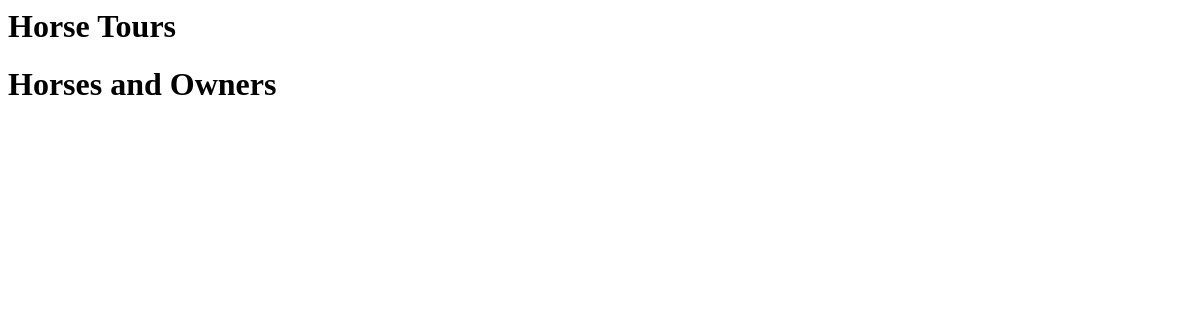
The app's page /tours/, older data.
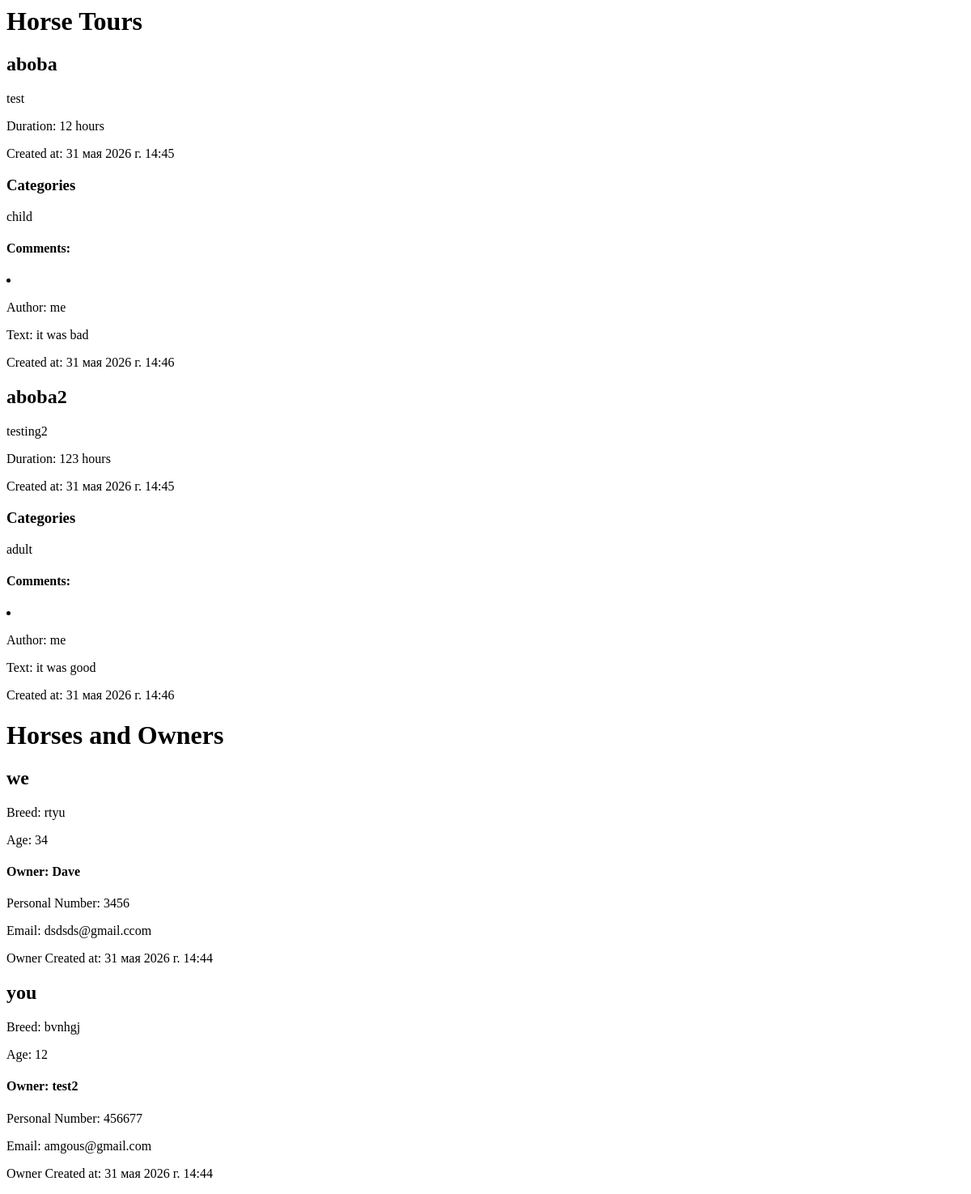
The same page, newer data.
### race/models.py (models this page shows, shortened)
class HorseTour(models.Model):
    title = models.CharField(max_length=100, verbose_name='Название тура')
    description = models.TextField(verbose_name='Описание тура')
    duration_hours = models.IntegerField(verbose_name='Продолжительность (часы)')
    categories = models.ManyToManyField(HorseTourCategory, verbose_name='Категории тура', related_name='tours')
    created_at = models.DateTimeField(auto_now_add=True)

class HorseTourCategory(models.Model):
    name = models.CharField(max_length=100, verbose_name='Название категории')
    created_at = models.DateTimeField(auto_now_add=True)

class Comment(models.Model):
    tour = models.ForeignKey(HorseTour, on_delete=models.CASCADE, verbose_name='Тур',related_name='comments')
    author = models.CharField(max_length=100, verbose_name='Автор')
    text = models.TextField(verbose_name='Текст комментария')
    created_at = models.DateTimeField(auto_now_add=True)

class Horse(models.Model):
    name = models.CharField(max_length=100, verbose_name='Имя лошади')
    breed = models.CharField(max_length=100, verbose_name='Порода')
    age = models.IntegerField(verbose_name='Возраст')
    person = models.OneToOneField(Person, on_delete=models.CASCADE, verbose_name='Владелец', related_name='horse', null=True, blank=True)

class Person(models.Model):
    name = models.CharField(max_length=100, verbose_name='Имя')
    personal_number = models.CharField(max_length=20, verbose_name='Персональный номер')
    email = models.EmailField(verbose_name='Email', blank=True)
    created_at = models.DateTimeField(auto_now_add=True)

### race/views.py (the view)
# urls.py: path('tours/', views.tour_list_view, name='tour_list'),
def tour_list_view(request):
    if request.method == "GET":
        tours = models.HorseTour.objects.all()
        person_horses = models.Horse.objects.select_related('person').all()
        context = {
            "tours": tours,
            "person_horses": person_horses,
        }
        return render(request, template_name="race/tours.html", context=context)

### templates/race/tours.html
<h1> Horse Tours </h1>
{% for tour in tours %}
    <h2> {{ tour.title }} </h2>
    <p> {{ tour.description }} </p>
    <p> Duration: {{ tour.duration_hours }} hours </p>
    <p> Created at: {{ tour.created_at }} </p>
        <h3> Categories </h3>
        <p>
            {% for category in tour.categories.all %}
                {{ category.name }} {% if not forloop.last %}, {% endif %}
                {% empty %}
                    <p> No categories available. </p>
            {% endfor %}
        </p>
    <h4> Comments: </h4>
    {% for comment in tour.comments.all %}
        <li>
            <p>Author: {{ comment.author }}</p>
            <p>Text: {{ comment.text }} </p>
            <p>Created at: {{ comment.created_at }} </p>
        </li>
    {% empty %}
        <p> No comments available. </p>
    {% endfor %}
{% endfor %}
<h1> Horses and Owners </h1>
{% for horse_owner in person_horses %}
    <h2> {{ horse_owner.name }} </h2>
    <p> Breed: {{ horse_owner.breed }} </p>
    <p> Age: {{ horse_owner.age }} </p>
    {% if horse_owner.person %}
        <h4> Owner: {{ horse_owner.person.name }} </h4>
        <p> Personal Number: {{ horse_owner.person.personal_number }} </p>
        <p> Email: {{ horse_owner.person.email }} </p>
        <p> Owner Created at: {{ horse_owner.person.created_at }} </p>
    {% else %}
        <h4> No owner available. </h4>
    {% endif %}
{% endfor %}

Row changes from the older to the newer data that the page shows:
added HorseTour: title "aboba", description "test", duration_hours "12", created_at "31 мая 2026 г. 14:45"
added HorseTourCategory: name "child", shown under "aboba"
added Comment: author "me", text "it was bad", created_at "31 мая 2026 г. 14:46", shown under "aboba"
added HorseTour: title "aboba2", description "testing2", duration_hours "123", created_at "31 мая 2026 г. 14:45"
added HorseTourCategory: name "adult", shown under "aboba2"
added Comment: author "me", text "it was good", created_at "31 мая 2026 г. 14:46", shown under "aboba2"
added Horse: name "we", breed "rtyu", age "34", person.name "Dave", person.personal_number "3456", person.email "dsdsds@gmail.ccom", person.created_at "31 мая 2026 г. 14:44"
added Horse: name "you", breed "bvnhgj", age "12", person.name "test2", person.personal_number "456677", person.email "amgous@gmail.com", person.created_at "31 мая 2026 г. 14:44"
